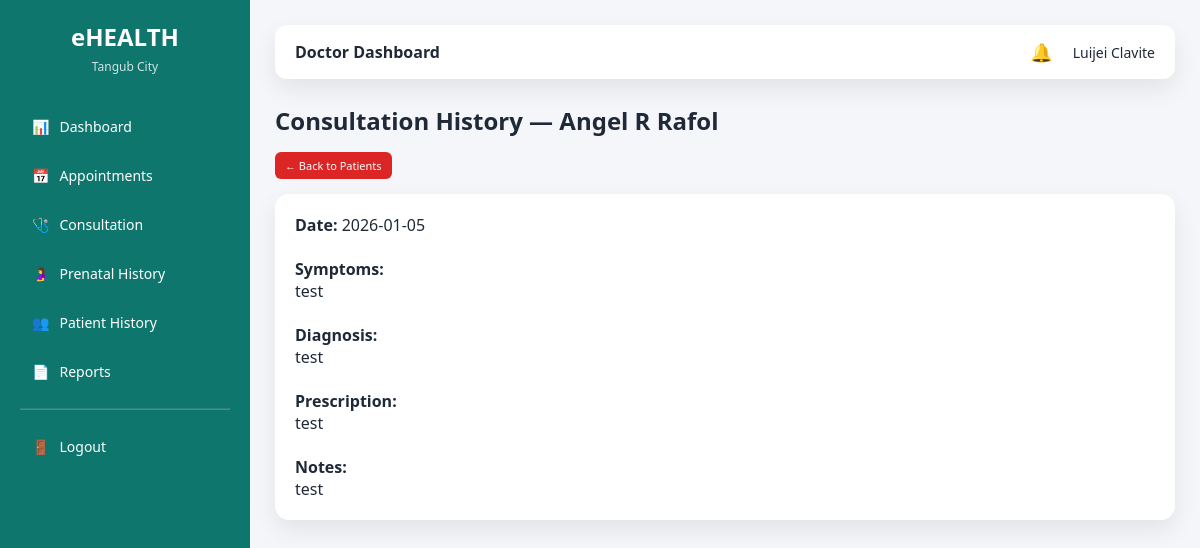
The app's page /doctor/patient_consultations.php?patient_id=1 (signed in) with its own data.
### tables this page shows
CREATE TABLE `users` (
  `user_id` int(11) NOT NULL,
  `full_name` varchar(100) NOT NULL,
  `email` varchar(100) NOT NULL,
  `password` varchar(255) NOT NULL,
  `role` enum('admin','staff','doctor','patient') NOT NULL,
  `status` enum('active','inactive') DEFAULT 'active',
  `created_at` timestamp NOT NULL DEFAULT current_timestamp()
);

CREATE TABLE `consultations` (
  `consultation_id` int(11) NOT NULL,
  `appointment_id` int(11) NOT NULL,
  `doctor_id` int(11) NOT NULL,
  `patient_id` int(11) NOT NULL,
  `symptoms` text DEFAULT NULL,
  `diagnosis` text DEFAULT NULL,
  `prescription` text DEFAULT NULL,
  `notes` text DEFAULT NULL,
  `created_at` timestamp NOT NULL DEFAULT current_timestamp()
);

CREATE TABLE `appointments` (
  `appointment_id` int(11) NOT NULL,
  `patient_id` int(11) NOT NULL,
  `doctor_id` int(11) NOT NULL,
  `appointment_date` date NOT NULL,
  `appointment_time` time NOT NULL,
  `reason` text DEFAULT NULL,
  `qr_code` varchar(255) DEFAULT NULL,
  `status` enum('Pending','Approved','Completed','Cancelled') DEFAULT 'Pending',
  `created_at` timestamp NOT NULL DEFAULT current_timestamp()
);

### doctor/patient_consultations.php (the view, shortened to what this page needs)
<?php
require_once "../config/database.php";
$doctor_id = $_SESSION['user_id'];
$patient_id = intval($_GET['patient_id'] ?? 0);
$patient = mysqli_fetch_assoc(
    mysqli_query(
        $conn,
        "SELECT u.full_name
         FROM patients p
         JOIN users u ON p.user_id = u.user_id
         WHERE p.patient_id = $patient_id"
    )
);
$consultations = mysqli_query(
    $conn,
    "SELECT a.appointment_date,
            c.symptoms,
            c.diagnosis,
            c.prescription,
            c.notes
     FROM consultations c
     JOIN appointments a ON c.appointment_id = a.appointment_id
     WHERE a.patient_id = $patient_id
     AND a.doctor_id = $doctor_id
     ORDER BY a.appointment_date DESC"
);
?>
<!DOCTYPE html>
<html>
<head>
    <link rel="stylesheet" href="../assets/css/ui.css">
</head>
<body>
<div class="layout">
    <?php require_once "../layouts/sidebar.php"; ?>
    <main class="main">
        <?php require_once "../layouts/topbar.php"; ?>
        <h2 class="page-title">
            Consultation History — <?= htmlspecialchars($patient['full_name']) ?>
        </h2>
        <a href="patients.php" class="btn btn-sm btn-danger" style="margin-bottom:15px;">
            ← Back to Patients
        </a>
        <?php if (mysqli_num_rows($consultations) > 0): ?>
            <?php while ($row = mysqli_fetch_assoc($consultations)): ?>
                <div class="card">
                    <strong>Date:</strong> <?= $row['appointment_date'] ?><br><br>
                    <strong>Symptoms:</strong><br>
                    <?= nl2br(htmlspecialchars($row['symptoms'])) ?><br><br>
                    <strong>Diagnosis:</strong><br>
                    <?= nl2br(htmlspecialchars($row['diagnosis'])) ?><br><br>
                    <strong>Prescription:</strong><br>
                    <?= nl2br(htmlspecialchars($row['prescription'])) ?><br><br>
                    <?php if ($row['notes']): ?>
                        <strong>Notes:</strong><br>
                        <?= nl2br(htmlspecialchars($row['notes'])) ?>
                    <?php endif; ?>
                </div>
            <?php endwhile; ?>
        <?php else: ?>
            <div class="card">
                No consultation history available.
            </div>
        <?php endif; ?>
    </main>
</div>
</body>
</html>

### assets/css/ui.css (style rules this page uses)
:root { --primary: #0f766e; --primary-dark: #115e59; --background: #f4f6f9; --card-bg: #ffffff; --text-dark: #1f2937; --accent: #f59e0b; --danger: #dc2626; --success: #16a34a; --shadow: 0 10px 25px rgba(0,0,0,0.08); }
* { margin: 0; padding: 0; box-sizing: border-box; font-family: "Segoe UI", Tahoma, sans-serif; }
a { text-decoration: none; }
body { background: var(--background); color: var(--text-dark); }
.btn-danger { background: var(--danger); color: #fff; border: none; padding: 10px 16px; border-radius: 8px; cursor: pointer; transition: 0.2s ease; }
.page-title { margin-bottom: 15px; }
.btn { padding: 6px 10px; border-radius: 6px; font-size: 12px; text-decoration: none; margin-right: 5px; display: inline-block; }
.btn-danger { background: #dc2626; color: #fff; }
.btn-sm { font-size: 11px; }
.layout { display: flex; min-height: 100vh; }
.main { flex: 1; padding: 25px; background: var(--background); overflow-y: auto; }
.card { background: #ffffff; padding: 20px; border-radius: 14px; box-shadow: var(--shadow); }

### doctor/patient_consultations.php (style rules this page uses)
.layout { display: flex; }
.main { flex: 1; padding: 25px; }
.card { background: #fff; padding: 20px; border-radius: 14px; box-shadow: var(--shadow); margin-bottom: 15px; }

### records on screen
users: full_name "Angel R Rafol"
consultations: appointment.appointment_date "2026-01-05", symptoms "test", diagnosis "test", prescription "test", notes "test"

### other values on screen
$role "Doctor"
$full_name "Luijei Clavite"
